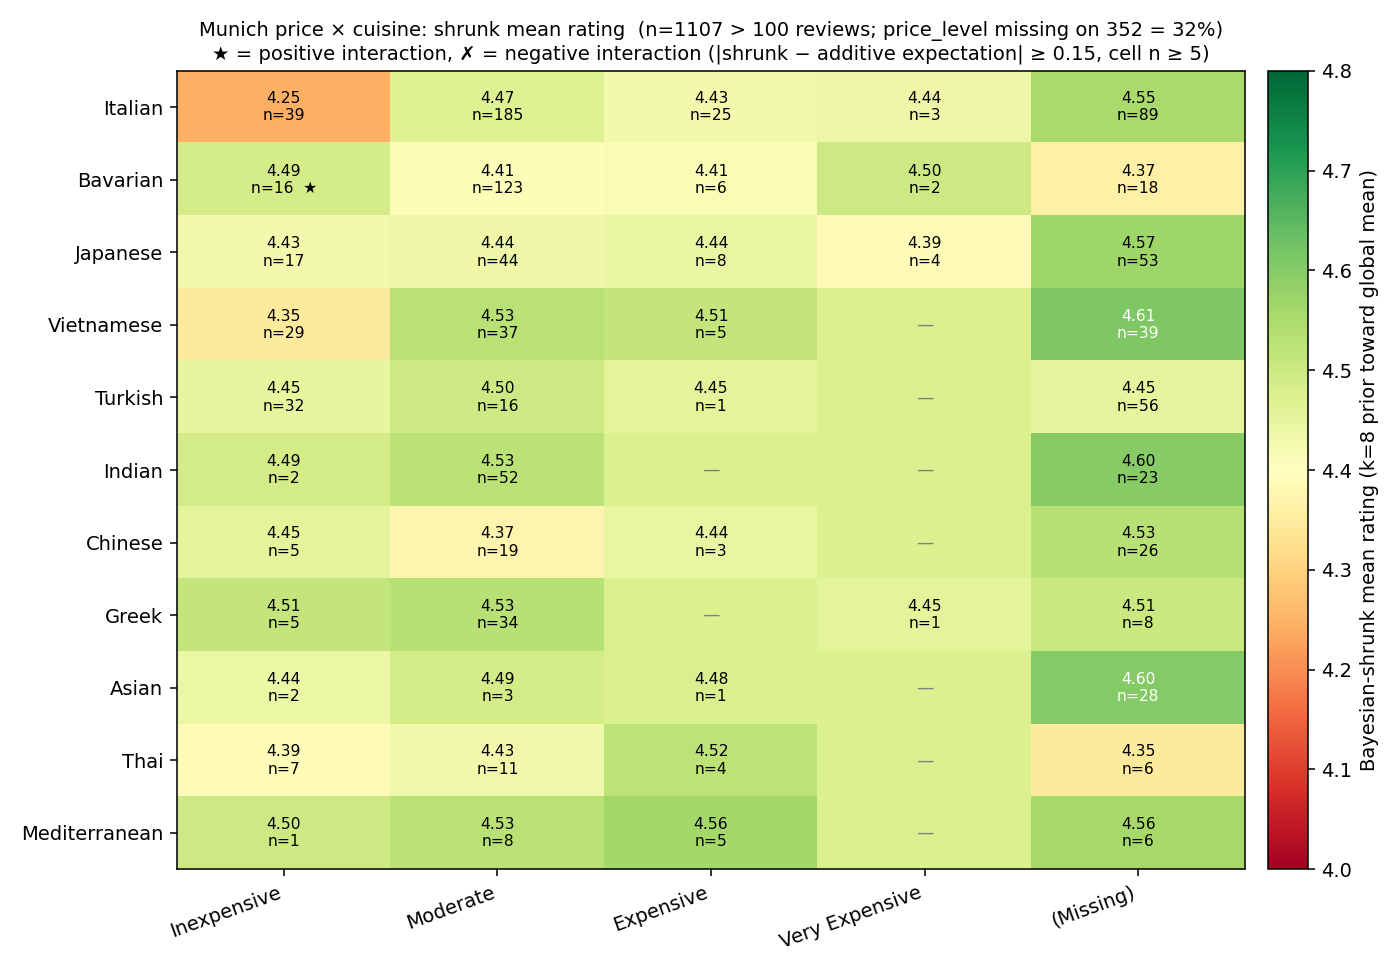

Generate this figure with Python:
#!/usr/bin/env python3
"""
Price × cuisine contingency table with Bayesian-shrunk mean ratings.

Builds a 2D grid: cuisine (rows) × price_level (columns). Each cell shows:

    n        — number of restaurants in that bucket
    mean     — raw mean rating
    shrunk   — Bayesian-shrunk mean toward the global mean (prior k=8)

Cells are flagged when their shrunk rating deviates strongly (|z|>1) from a
naive additive model:

    expected_cell = cuisine_marginal + price_marginal - global_mean

Output: price_cuisine_grid.png

Usage:
    python price_cuisine_grid.py [input_csv] [output_png]
"""

import sys
import csv

import numpy as np
import matplotlib
matplotlib.use("Agg")
import matplotlib.pyplot as plt

from cuisine import classify, MIN_REVIEWS

PRIOR_STRENGTH = 8     # equivalent reviews of pull toward the global mean
PRICE_ORDER = ["INEXPENSIVE", "MODERATE", "EXPENSIVE", "VERY_EXPENSIVE", "(missing)"]


def load(csv_path):
    rows = []
    missing_price = 0
    for r in csv.DictReader(open(csv_path, newline="")):
        try:
            rating = float(r["rating"])
            reviews = int(float(r["user_rating_count"] or 0))
        except (ValueError, TypeError, KeyError):
            continue
        if reviews <= MIN_REVIEWS or not (0 < rating <= 5):
            continue
        cuisine = classify(r.get("types", ""))
        if cuisine is None:
            continue
        raw_price = (r.get("price_level") or "").replace("PRICE_LEVEL_", "")
        if not raw_price:
            missing_price += 1
            raw_price = "(missing)"
        rows.append((cuisine, raw_price, rating))
    return rows, missing_price


def pivot(rows):
    """Return cuisines (sorted by count desc), prices (fixed order), and a count+mean cube."""
    cuisines = sorted({c for c, _, _ in rows},
                      key=lambda c: -sum(1 for cc, _, _ in rows if cc == c))
    cube_n = np.zeros((len(cuisines), len(PRICE_ORDER)), dtype=int)
    cube_sum = np.zeros((len(cuisines), len(PRICE_ORDER)))
    for c, p, r in rows:
        if c not in cuisines or p not in PRICE_ORDER:
            continue
        i = cuisines.index(c)
        j = PRICE_ORDER.index(p)
        cube_n[i, j] += 1
        cube_sum[i, j] += r
    with np.errstate(invalid="ignore", divide="ignore"):
        cube_mean = np.where(cube_n > 0, cube_sum / cube_n, np.nan)
    return cuisines, cube_n, cube_mean


def shrunk(cube_n, cube_mean, global_mean):
    """Bayesian shrinkage toward the global mean with prior strength PRIOR_STRENGTH."""
    k = PRIOR_STRENGTH
    return (cube_n * np.where(np.isnan(cube_mean), 0, cube_mean) + k * global_mean) / (cube_n + k)


def deviation(cube_shrunk, row_marg, col_marg, global_mean):
    """Cell value minus additive expectation; flags strong interaction effects."""
    expected = row_marg[:, None] + col_marg[None, :] - global_mean
    return cube_shrunk - expected


def plot(cuisines, cube_n, cube_mean, cube_shrunk, dev, out_png, missing_price, total):
    fig, ax = plt.subplots(figsize=(10, max(5, 0.45 * len(cuisines) + 2)))
    im = ax.imshow(cube_shrunk, cmap="RdYlGn", vmin=4.0, vmax=4.8, aspect="auto")

    ax.set_xticks(range(len(PRICE_ORDER)))
    ax.set_xticklabels([p.replace("_", " ").title() for p in PRICE_ORDER],
                       rotation=20, ha="right")
    ax.set_yticks(range(len(cuisines)))
    ax.set_yticklabels(cuisines)

    for i in range(len(cuisines)):
        for j in range(len(PRICE_ORDER)):
            n = cube_n[i, j]
            if n == 0:
                ax.text(j, i, "—", ha="center", va="center", color="grey", fontsize=9)
                continue
            mean = cube_mean[i, j]
            shr = cube_shrunk[i, j]
            d = dev[i, j]
            # Show shrunk rating, count, and a marker if the cell interacts strongly.
            flag = ""
            if abs(d) >= 0.15 and n >= 5:
                flag = "  ★" if d > 0 else "  ✗"
            ax.text(j, i, f"{shr:.2f}\nn={n}{flag}",
                    ha="center", va="center", fontsize=8,
                    color="black" if 4.2 < shr < 4.6 else "white")

    cbar = fig.colorbar(im, ax=ax, fraction=0.04, pad=0.02)
    cbar.set_label("Bayesian-shrunk mean rating (k=8 prior toward global mean)")

    pct_missing = 100 * missing_price / total if total else 0
    ax.set_title(
        f"Munich price × cuisine: shrunk mean rating  "
        f"(n={total} > {MIN_REVIEWS} reviews; "
        f"price_level missing on {missing_price} = {pct_missing:.0f}%)\n"
        f"★ = positive interaction, ✗ = negative interaction "
        f"(|shrunk − additive expectation| ≥ 0.15, cell n ≥ 5)",
        fontsize=10,
    )
    plt.tight_layout()
    plt.savefig(out_png, dpi=140)
    print(f"Wrote {out_png}")


def main():
    in_csv = sys.argv[1] if len(sys.argv) > 1 else "munich_restaurants.csv"
    out_png = sys.argv[2] if len(sys.argv) > 2 else "price_cuisine_grid.png"

    rows, missing_price = load(in_csv)
    if not rows:
        print(f"No usable rows in {in_csv}.")
        sys.exit(1)

    cuisines, cube_n, cube_mean = pivot(rows)
    global_mean = float(np.mean([r[2] for r in rows]))
    cube_shrunk = shrunk(cube_n, cube_mean, global_mean)

    # Row and column marginals on the shrunk grid (weighted by counts).
    with np.errstate(invalid="ignore", divide="ignore"):
        row_n = cube_n.sum(axis=1)
        col_n = cube_n.sum(axis=0)
        row_marg = np.where(row_n > 0,
                            (cube_n * cube_shrunk).sum(axis=1) / np.where(row_n > 0, row_n, 1),
                            global_mean)
        col_marg = np.where(col_n > 0,
                            (cube_n * cube_shrunk).sum(axis=0) / np.where(col_n > 0, col_n, 1),
                            global_mean)
    dev = deviation(cube_shrunk, row_marg, col_marg, global_mean)

    print(f"Loaded {len(rows)} restaurants from {in_csv}; price_level missing on "
          f"{missing_price} ({100*missing_price/len(rows):.1f}%).")
    print(f"Global mean rating: {global_mean:.3f}")
    print(f"Cuisines: {len(cuisines)}, price tiers: {len(PRICE_ORDER)}")

    plot(cuisines, cube_n, cube_mean, cube_shrunk, dev, out_png,
         missing_price, len(rows))


if __name__ == "__main__":
    main()
